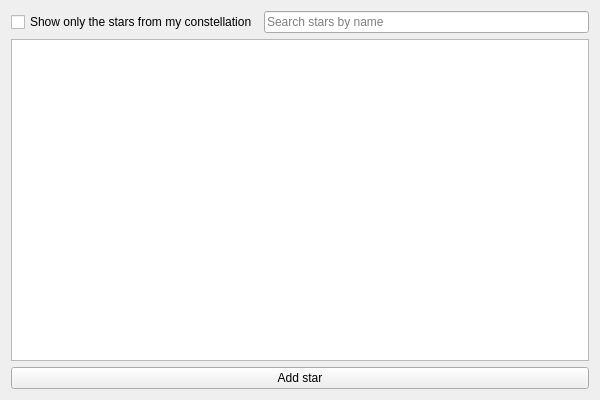
<?xml version="1.0" encoding="UTF-8"?>
<ui version="4.0">
 <class>MainWindowClass</class>
 <widget class="QMainWindow" name="MainWindowClass">
  <property name="geometry">
   <rect>
    <x>0</x>
    <y>0</y>
    <width>600</width>
    <height>400</height>
   </rect>
  </property>
  <property name="windowTitle">
   <string/>
  </property>
  <widget class="QWidget" name="centralWidget">
   <layout class="QGridLayout" name="gridLayout">
    <item row="0" column="1">
     <widget class="QLineEdit" name="editSearch">
      <property name="placeholderText">
       <string>Search stars by name</string>
      </property>
     </widget>
    </item>
    <item row="1" column="0" colspan="2">
     <widget class="QTableWidget" name="tableStars"/>
    </item>
    <item row="0" column="0">
     <widget class="QCheckBox" name="checkBox">
      <property name="text">
       <string>Show only the stars from my constellation</string>
      </property>
     </widget>
    </item>
    <item row="2" column="0" colspan="2">
     <widget class="QPushButton" name="buttonAdd">
      <property name="text">
       <string>Add star</string>
      </property>
     </widget>
    </item>
   </layout>
  </widget>
 </widget>
 <layoutdefault spacing="6" margin="11"/>
 <resources>
  <include location="PracticalExam.qrc"/>
 </resources>
 <connections/>
</ui>
